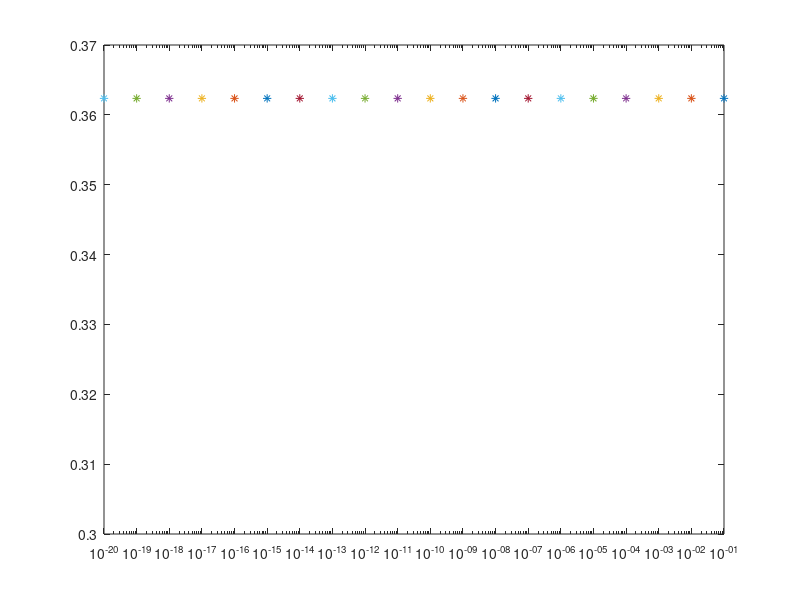

The MATLAB source for this figure:
function abserrorcalculation

format long
i = 1:20
h = (10.^-i)
for j = 1:20
    y(j) = (sin(1.2+h(j))-sin(1.2-h(j)))/(2*h(j))
end
y
for k = 1:20
    abserror = abs(y(k)-cos(1.2))
end

semilogx(h,abserror,'*')
ylim([0.3,0.37])

end